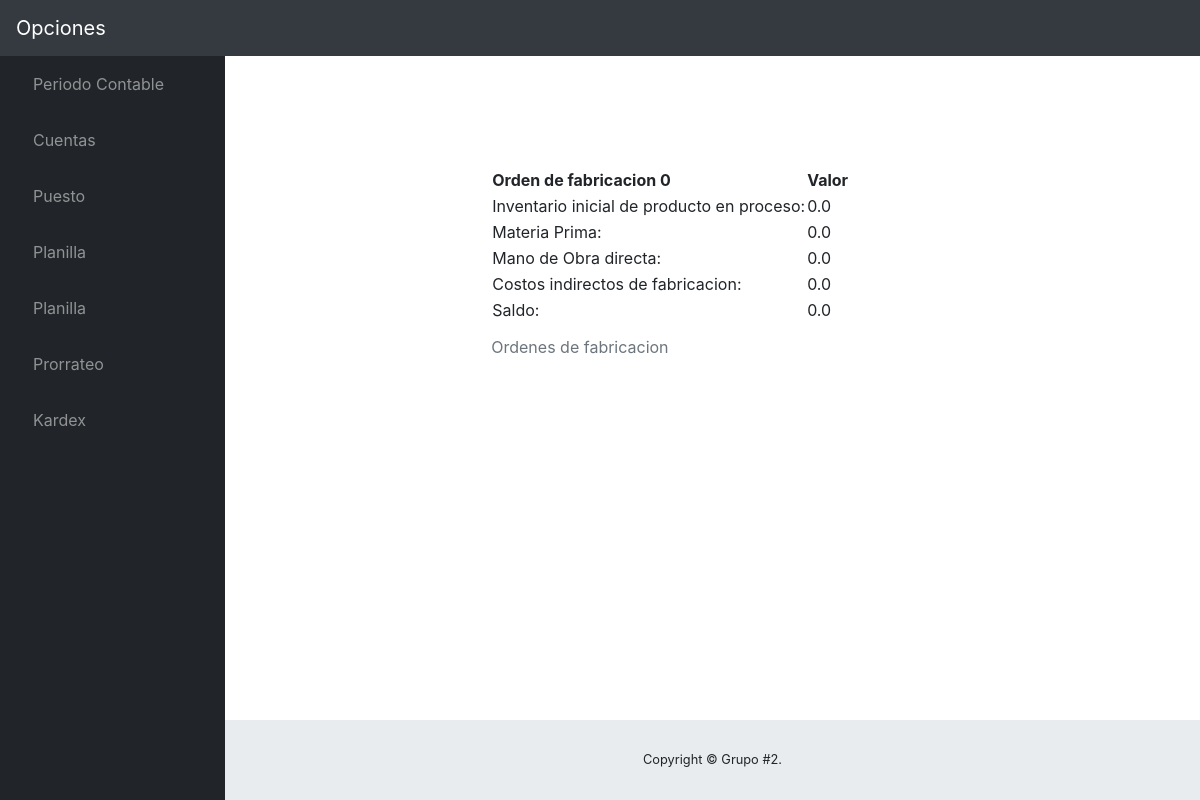
Page /1/ver/ on the committed database.
### contable/models.py (models this page shows, shortened)
class LibroMayor(models.Model):
	cuenta = models.CharField(max_length=100)
	codCuenta=models.CharField(max_length=10)
	saldoDeudor = models.FloatField()
	saldoAcreedor = models.FloatField()
	estado = models.BooleanField(default=True)
	periodo = models.ForeignKey(PeriodoContable, on_delete=models.CASCADE)
	saldo =models.FloatField(default=0.00)
	class Meta:
		verbose_name='LibroMayor'
		verbose_name_plural='LibroMayor'

class OrdenFab(models.Model):
	codCuenta=models.CharField(max_length=100,unique=True)
	saldo=models.FloatField(default=0.00)
	materiaPrima= models.FloatField(default=0)
	manoObra=models.FloatField(default=0)
	cif= models.FloatField(default=0)
	invInici=models.FloatField(default=0)

### contable/views.py (the view)
# urls.py: url(r'^(?P<of_id>[0-9]+)/ver/$',ver, name="ver"),
def ver(request, of_id):
	template=loader.get_template('Main/ver.html')
	ordenfab = LibroMayor.objects.get(pk=of_id)
	detalle=OrdenFab.objects.get(codCuenta=ordenfab.codCuenta)
	context={
		'orden':ordenfab,
		'detalle':detalle,
	}
	return HttpResponse(template.render(context , request))

### contable/templates/Main/ver.html (shortened to what this page needs)
{% extends "Base/base.html" %}
{% block Contenido %}
<section class="container" style="margin-top:10%;margin-left:25%;width:50%;">
		<div id="form-detalle">
				<div class="tabla-0">
					<table class="tabla-1">
						<caption class="titulo-01">Ordenes de fabricacion</caption>
		<tr>
			<th colspan="1">{{orden.cuenta}} </th>
			<th colspan="1">Valor </th>
		</tr>
		<tr>
			<td>Inventario inicial de producto en proceso:</td>
			<td> {{detalle.invInici}}</td>
		</tr>
		<tr>
			<td>Materia Prima: </td>
			<td> {{detalle.materiaPrima}}</td>
		</tr>
		<tr>
			<td>Mano de Obra directa:</td>
			<td>  {{detalle.manoObra}} </td>
		</tr>
		<tr>
			<td>Costos indirectos de fabricacion: </td>
			<td>  {{detalle.cif}}</td>
		</tr>
		<tr>
			<td>Saldo: </td>
			<td>  {{detalle.saldo}} </td>
		</tr>
	</table>
</div></div>
</section>
{% endblock Contenido %}

### contable/static/css/sb-admin.css (style rules this page uses)
html { position: relative; min-height: 100%; }
body { height: 100%; }
:root { --input-padding-x: 0.75rem; --input-padding-y: 0.75rem; }

### rows in the picture
LibroMayor: cuenta "Orden de fabricacion 0"
OrdenFab: invInici "0.0", materiaPrima "0.0", manoObra "0.0", cif "0.0", saldo "0.0"
